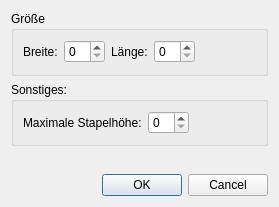
<?xml version="1.0" encoding="UTF-8"?>
<ui version="4.0">
 <class>WorldDialog</class>
 <widget class="QDialog" name="WorldDialog">
  <property name="windowModality">
   <enum>Qt::ApplicationModal</enum>
  </property>
  <property name="geometry">
   <rect>
    <x>0</x>
    <y>0</y>
    <width>279</width>
    <height>207</height>
   </rect>
  </property>
  <property name="windowTitle">
   <string>Welteinstellungen</string>
  </property>
  <layout class="QVBoxLayout" name="verticalLayout">
   <item>
    <widget class="QGroupBox" name="groupBox">
     <property name="title">
      <string>Größe</string>
     </property>
     <layout class="QGridLayout" name="gridLayout">
      <item row="0" column="2">
       <widget class="QLabel" name="label_2">
        <property name="text">
         <string>Länge:</string>
        </property>
       </widget>
      </item>
      <item row="0" column="3">
       <widget class="QSpinBox" name="lengthSpinBox"/>
      </item>
      <item row="0" column="0">
       <widget class="QLabel" name="label">
        <property name="text">
         <string>Breite:</string>
        </property>
       </widget>
      </item>
      <item row="0" column="1">
       <widget class="QSpinBox" name="widthSpinBox"/>
      </item>
      <item row="0" column="4">
       <spacer name="horizontalSpacer">
        <property name="orientation">
         <enum>Qt::Horizontal</enum>
        </property>
        <property name="sizeHint" stdset="0">
         <size>
          <width>40</width>
          <height>20</height>
         </size>
        </property>
       </spacer>
      </item>
      <item row="1" column="2">
       <spacer name="verticalSpacer_2">
        <property name="orientation">
         <enum>Qt::Vertical</enum>
        </property>
        <property name="sizeType">
         <enum>QSizePolicy::Maximum</enum>
        </property>
        <property name="sizeHint" stdset="0">
         <size>
          <width>20</width>
          <height>20</height>
         </size>
        </property>
       </spacer>
      </item>
     </layout>
    </widget>
   </item>
   <item>
    <widget class="QGroupBox" name="groupBox_2">
     <property name="title">
      <string>Sonstiges:</string>
     </property>
     <layout class="QGridLayout" name="gridLayout_2">
      <item row="0" column="0">
       <widget class="QLabel" name="label_3">
        <property name="text">
         <string>Maximale Stapelhöhe:</string>
        </property>
       </widget>
      </item>
      <item row="0" column="1">
       <widget class="QSpinBox" name="maxHeightSpinBox"/>
      </item>
      <item row="0" column="2">
       <spacer name="horizontalSpacer_2">
        <property name="orientation">
         <enum>Qt::Horizontal</enum>
        </property>
        <property name="sizeHint" stdset="0">
         <size>
          <width>40</width>
          <height>20</height>
         </size>
        </property>
       </spacer>
      </item>
     </layout>
    </widget>
   </item>
   <item>
    <spacer name="verticalSpacer">
     <property name="orientation">
      <enum>Qt::Vertical</enum>
     </property>
     <property name="sizeType">
      <enum>QSizePolicy::Ignored</enum>
     </property>
     <property name="sizeHint" stdset="0">
      <size>
       <width>20</width>
       <height>40</height>
      </size>
     </property>
    </spacer>
   </item>
   <item>
    <widget class="QDialogButtonBox" name="buttonBox">
     <property name="orientation">
      <enum>Qt::Horizontal</enum>
     </property>
     <property name="standardButtons">
      <set>QDialogButtonBox::Cancel|QDialogButtonBox::Ok</set>
     </property>
    </widget>
   </item>
  </layout>
 </widget>
 <tabstops>
  <tabstop>widthSpinBox</tabstop>
  <tabstop>lengthSpinBox</tabstop>
  <tabstop>maxHeightSpinBox</tabstop>
  <tabstop>buttonBox</tabstop>
 </tabstops>
 <resources/>
 <connections>
  <connection>
   <sender>buttonBox</sender>
   <signal>accepted()</signal>
   <receiver>WorldDialog</receiver>
   <slot>accept()</slot>
   <hints>
    <hint type="sourcelabel">
     <x>248</x>
     <y>254</y>
    </hint>
    <hint type="destinationlabel">
     <x>157</x>
     <y>274</y>
    </hint>
   </hints>
  </connection>
  <connection>
   <sender>buttonBox</sender>
   <signal>rejected()</signal>
   <receiver>WorldDialog</receiver>
   <slot>reject()</slot>
   <hints>
    <hint type="sourcelabel">
     <x>316</x>
     <y>260</y>
    </hint>
    <hint type="destinationlabel">
     <x>286</x>
     <y>274</y>
    </hint>
   </hints>
  </connection>
 </connections>
</ui>
